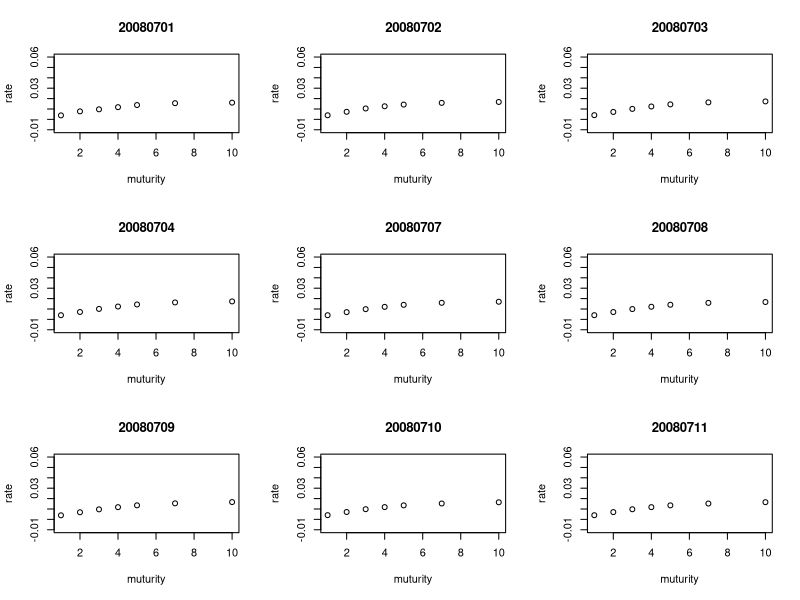
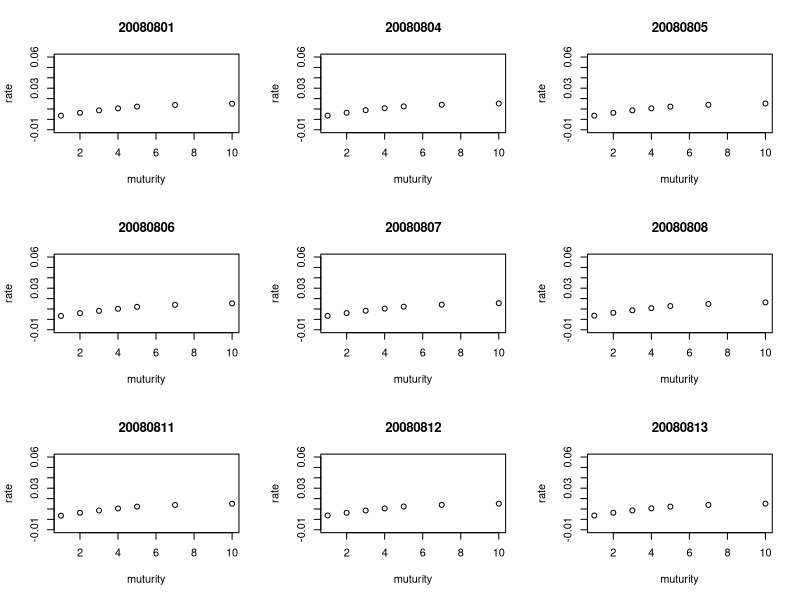
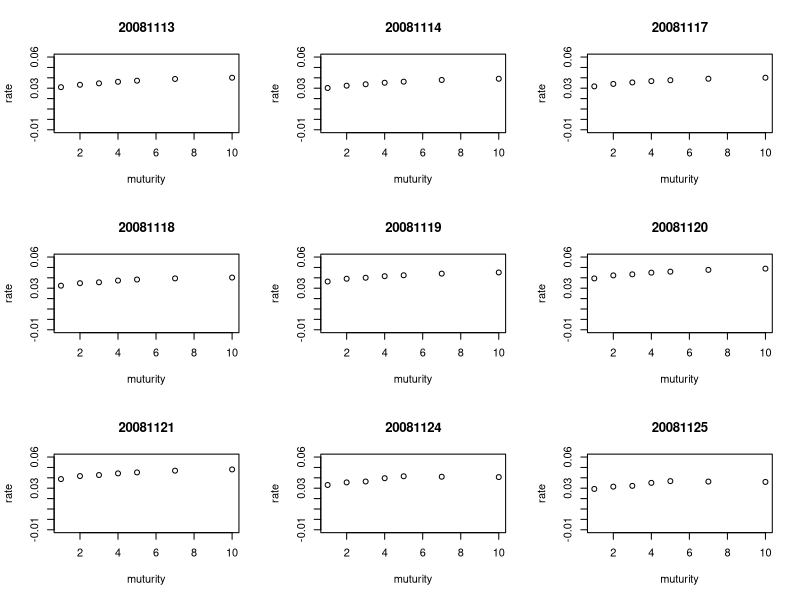
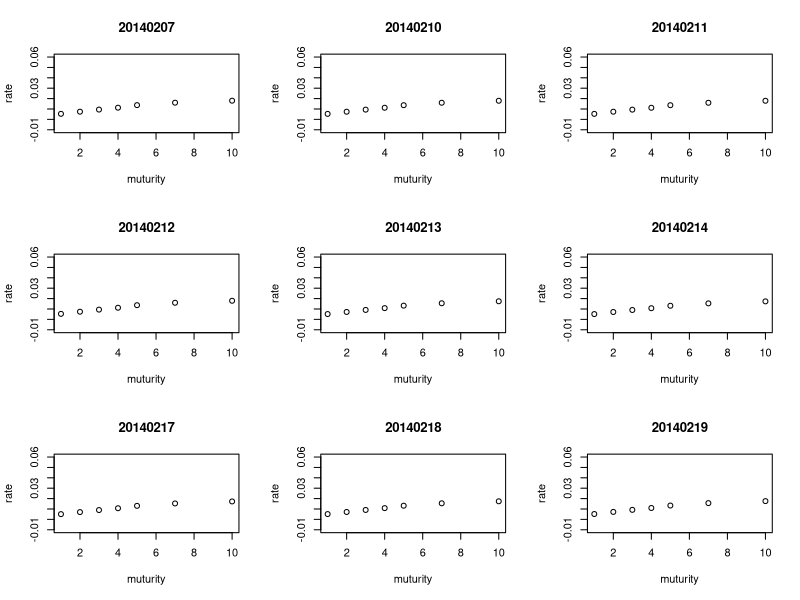
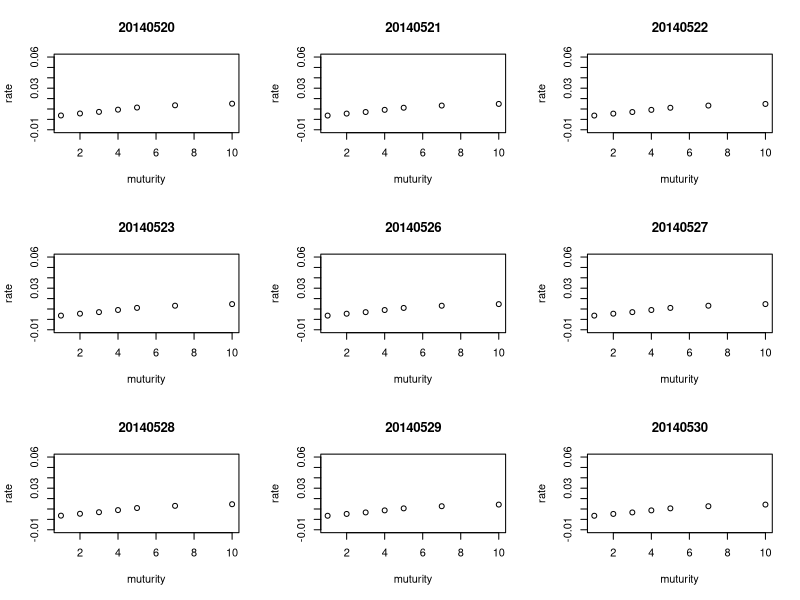
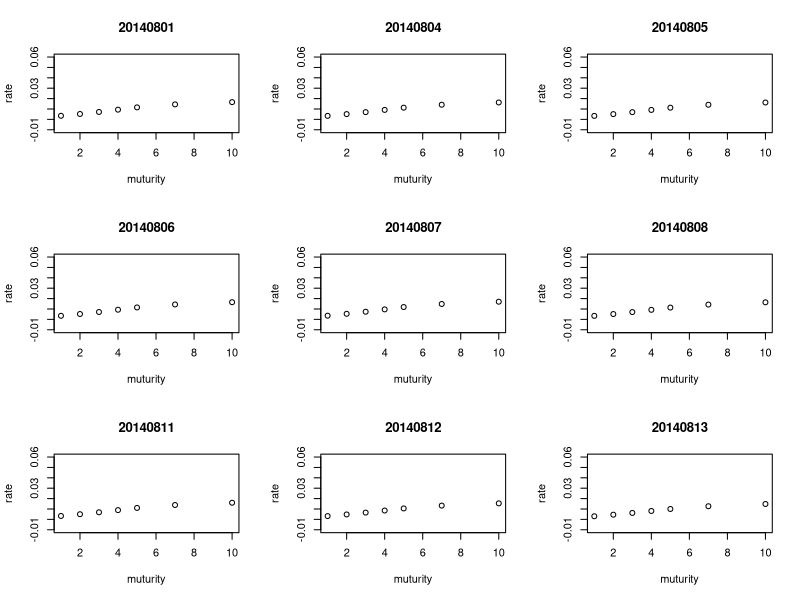
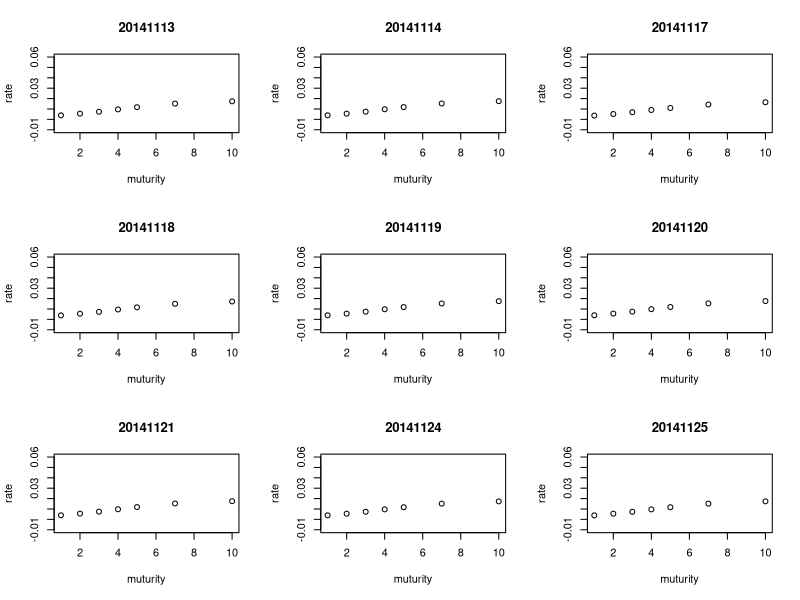
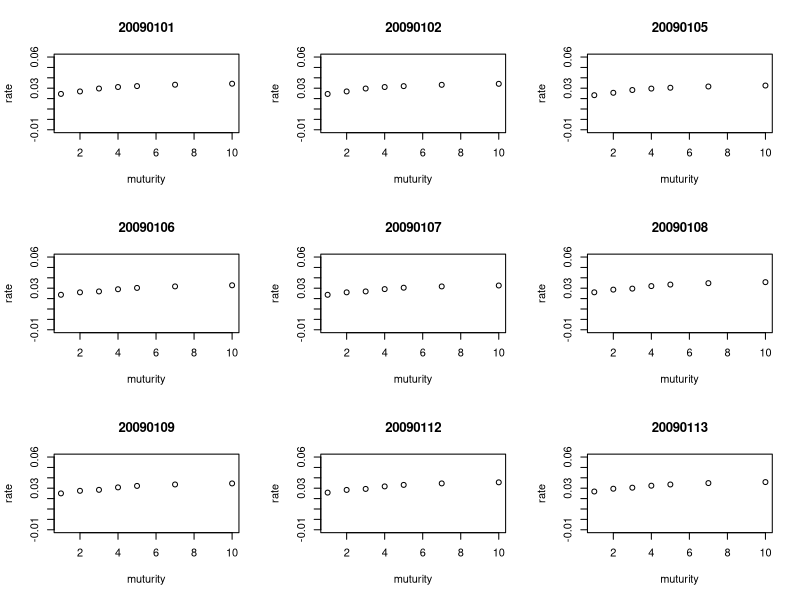

The R source for these figures, in order:
# import dataset
FV_ccorp = read.delim("ccorp.txt",sep = " ",header = T)
Canadian = read.delim("cmacro.txt",sep = " ",header = T)
crs = read.delim("crs.txt",sep = " ",header = T)
US = read.delim("umacro.txt",sep = " ",header = T)
vix = read.delim("vix.txt",sep = " ",header = T)
wcommod = read.delim("wcommod.txt",sep = " ",header = T)

# import response variable datasets
igc037 = read.table("igc037.txt", header = T)
igc102 = read.table("igc102.txt", header = T)
igc239 = read.table("igc239.txt", header = T)
igc469 = read.table("igc469.txt", header = T)

igc037 = data.frame(igc037[22:2368,c(1,4,5,6,7,8,9,10)])
igc102 = data.frame(igc102[22:2368,c(1,4,5,6,7,8,9,10)])
igc239 = data.frame(igc239[22:2368,c(1,4,5,6,7,8,9,10)])
igc469 = data.frame(igc469[22:2368,c(1,4,5,6,7,8,9,10)])

## visualization
muturity = c(1,2,3,4,5,7,10)
as.numeric(unlist(muturity))
par(mfrow=c(3,3))

# igc037 2008
igc037_2008_07 = subset(igc037,date>=20080701 & date <=20080712)
for (i in 1:9){
  plot(muturity, igc037_2008_07[i,2:8],ylab = "rate", main = igc037_2008_07[i,1],
       ylim = c(-0.01,0.06))
}
igc037_2008_08 = subset(igc037,date>=20080801 & date <=20080813)
for (i in 1:9){
  plot(muturity, igc037_2008_08[i,2:8],ylab = "rate", main = igc037_2008_08[i,1],
       ylim = c(-0.01,0.06))
}
igc037_2008_11 = subset(igc037,date>=20081113 & date <=20081125)
for (i in 1:9){
  plot(muturity, igc037_2008_11[i,2:8],ylab = "rate", main = igc037_2008_11[i,1],
       ylim = c(-0.01,0.06))
}

# igc037 2014
igc037_2014_02 = subset(igc037,date>=20140207 & date <=20140219)
for (i in 1:9){
  plot(muturity, igc037_2014_02[i,2:8],ylab = "rate", main = igc037_2014_02[i,1],
       ylim = c(-0.01,0.06))
}
igc037_2014_05 = subset(igc037,date>=20140520 & date <=20140531)
for (i in 1:9){
  plot(muturity, igc037_2014_05[i,2:8],ylab = "rate", main = igc037_2014_05[i,1],
       ylim = c(-0.01,0.06))
}
igc037_2014_08 = subset(igc037,date>=20140801 & date <=20140813)
for (i in 1:9){
  plot(muturity, igc037_2014_08[i,2:8],ylab = "rate", main = igc037_2014_08[i,1],
       ylim = c(-0.01,0.06))
}
igc037_2014_11 = subset(igc037,date>=20141113 & date <=20141125)
for (i in 1:9){
  plot(muturity, igc037_2014_11[i,2:8],ylab = "rate", main = igc037_2014_11[i,1],
       ylim = c(-0.01,0.06))
}

igc037_2009_1_2 = subset(igc037,date>=20090101 & date <=20090301)
for (i in 1:42){
  plot(muturity, igc037_2009_1_2[i,2:8],ylab = "rate", main = igc037_2009_1_2[i,1],
       ylim = c(-0.01,0.06))
}


